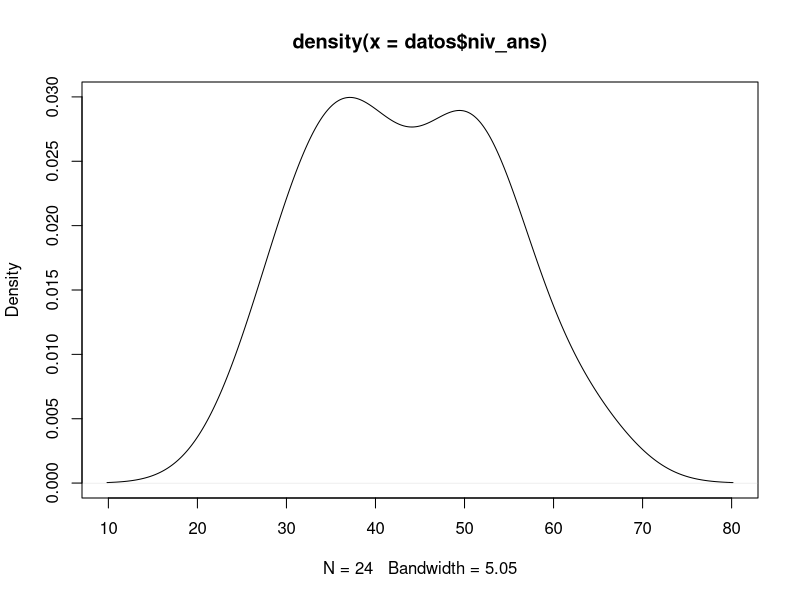
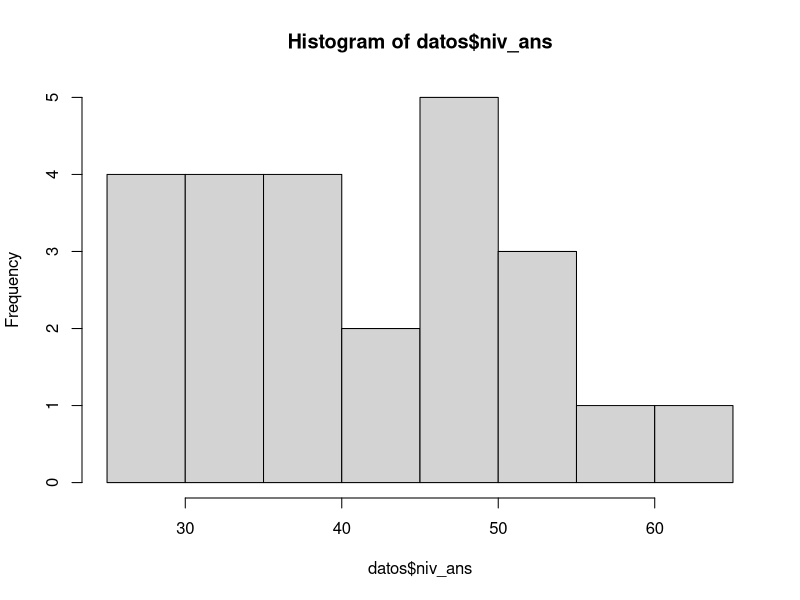
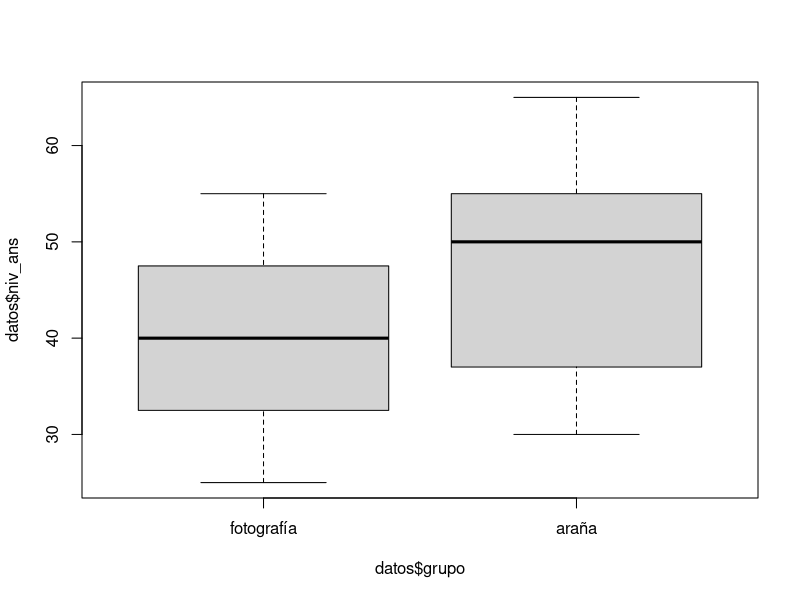
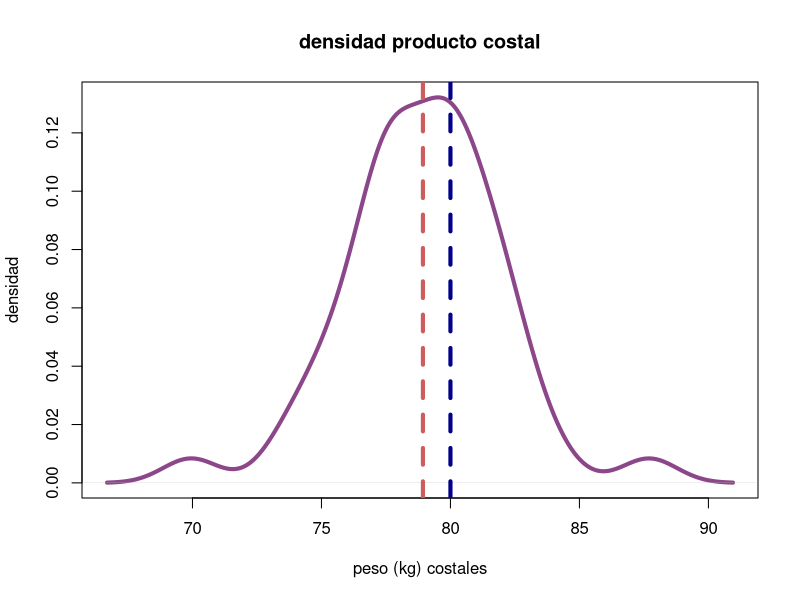

Write R code to recreate these figures, in order.
grupo <- gl(2,12, labels = c("fotografía", "araña"))
niv_ans <- c(30,35,45,40,50,35,55,25,30,45,40,50,40,35,50,55,65,55,50,35,30,50,60,39)
datos <- data.frame (grupo,niv_ans)
head(datos)
print(grupo)

#hipótesis nula = no hay diferencia en los niveles de ansiedad
#hipótesis alternativa = 
# - diferencias fotografía y araña 
# - la ansiedad de las arañas es mayor que ansiedad foto
# - nivel de ansiedad de araña es menor que ansiedad de la foto

tapply (datos$niv_ans, datos$grupo, mean)
plot(density(datos$niv_ans))

hist(datos$niv_ans)
boxplot(datos$niv_ans ~ datos$grupo)

t.test(datos$niv_ans ~ datos$grupo, var.equal = T)

t.test(datos$niv_ans ~ datos$grupo, var.equal = T, alternative = "greater")

t.test(datos$niv_ans ~ datos$grupo, var.equal = T, alternative = "less")

# hipotestis nula = media = 80
# hipotesis alternativa = media < 80

costal <- c(87.7, 80.01, 77.28, 78.76, 81.52, 74.2, 80.71, 79.5, 77.87, 81.94, 80.7,
           82.32, 75.78, 80.19, 83.91, 79.4, 77.52, 77.62, 81.4, 74.89, 82.95, 73.59, 
           77.92, 77.18, 79.83, 81.23, 79.28, 78.44, 79.01, 80.47, 76.23, 79.89, 77.14,
           69.94, 78.54, 79.7, 82.45, 77.29, 75.52, 77.21, 75.99, 81.94, 80.41, 77.7)

mean (costal)

plot(density(costal),
     main = "densidad producto costal",
     xlab = "peso (kg) costales",
     ylab = "densidad",
     col = "orchid4",
     lwd = 4)
abline(v=mean(costal), col = "indianred", lwd = 4, lty = 2)
abline(v = 80, col = "blue4", lwd = 4, lty = 2)

t.test(costal, mu = 80, alternative = "less")
80 - 78.93341 
